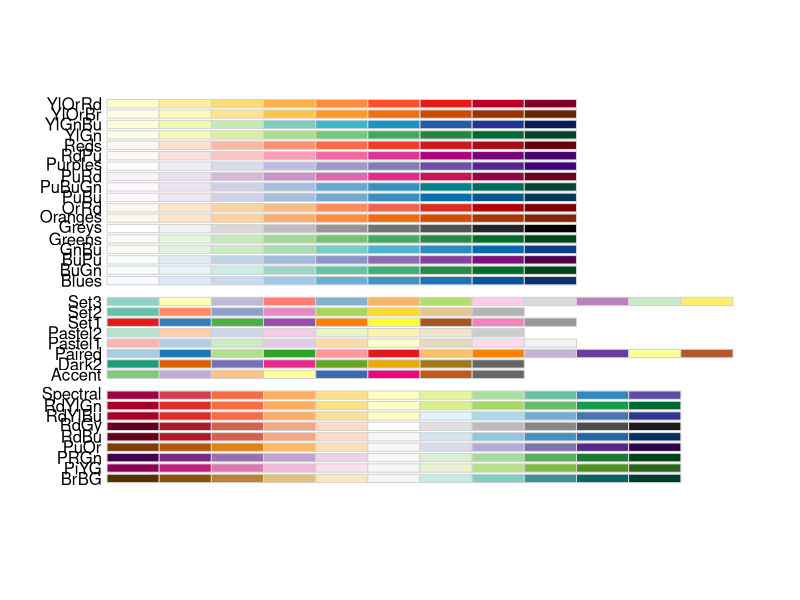
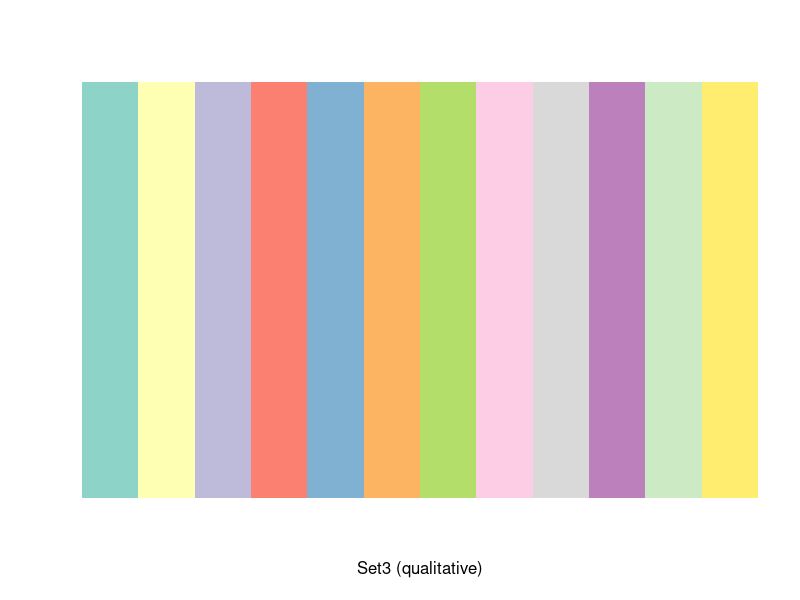

Here is the R script that generated these plots, in order: (Note: this script raises an error after producing the figures.)
rm(list=ls())



library(ggplot2)
library(ggpubr)
library(ggsci)
library(RColorBrewer)
display.brewer.all()
display.brewer.pal(12,"Set3")
brewer.pal(9,"Set1")


wbwPalette <- brewer.pal(9,"Set1")[c(5,4)]


beta_nti_All_16S <- read.table("beta_nti_All_melted_16S.txt", sep = '\t', row.name = 1, header = TRUE)
beta_nti_All_ITS<- read.table("beta_nti_All_melted_ITS.txt", sep = '\t', row.name = 1, header = TRUE)


beta_nti_All_16S$Group<-rep(c("Prokaryotes"),times=dim(beta_nti_All_16S)[1])
beta_nti_All_ITS$Group<-rep(c("Eukaryotes"),times=dim(beta_nti_All_ITS)[1])


sum_beta_nti<- rbind(beta_nti_All_16S[,3:4],beta_nti_All_ITS[,3:4])
colnames(sum_beta_nti)<-c("betaNTI", "Group")


compaired <- list(c('Prokaryotes', 'Eukaryotes'))


sum_beta_nti$Group <- factor(sum_beta_nti$Group,levels=c('Prokaryotes', 'Eukaryotes'))
sum_raup_crick$Group <- factor(sum_raup_crick$Group,levels=c('Prokaryotes', 'Eukaryotes'))



p1<- ggplot(sum_beta_nti, aes(Group, betaNTI)) + 
  stat_boxplot(geom = 'errorbar', width = 0.4, size=0.3) + 
  geom_boxplot(fill= wbwPalette, width = 0.6, outlier.colour = NA, size=0.8, alpha=0.3) + 
  stat_compare_means(comparisons = compaired, label = "p.signif", method = "wilcox.test", vjust = -0.1) + 
  theme_bw() + theme(panel.grid.major = element_line(colour = NA), panel.grid.minor = element_blank()) + 
  geom_jitter(aes(fill = Group), shape=21, width = 0.2, size = 1.2, alpha = 0.8)+ 
  scale_fill_manual(values=wbwPalette)+
  ylab("betaNTI")+xlab(NULL)+ 
  ylim(-2.5,11)+ 
  geom_hline(aes(yintercept=2), linetype='dashed',colour="red",alpha = 0.8) +
  geom_hline(aes(yintercept=-2), linetype='dashed',colour="red",alpha = 0.8) +

  theme(legend.position="none") 

p1
#save 4inches*2.32inches

